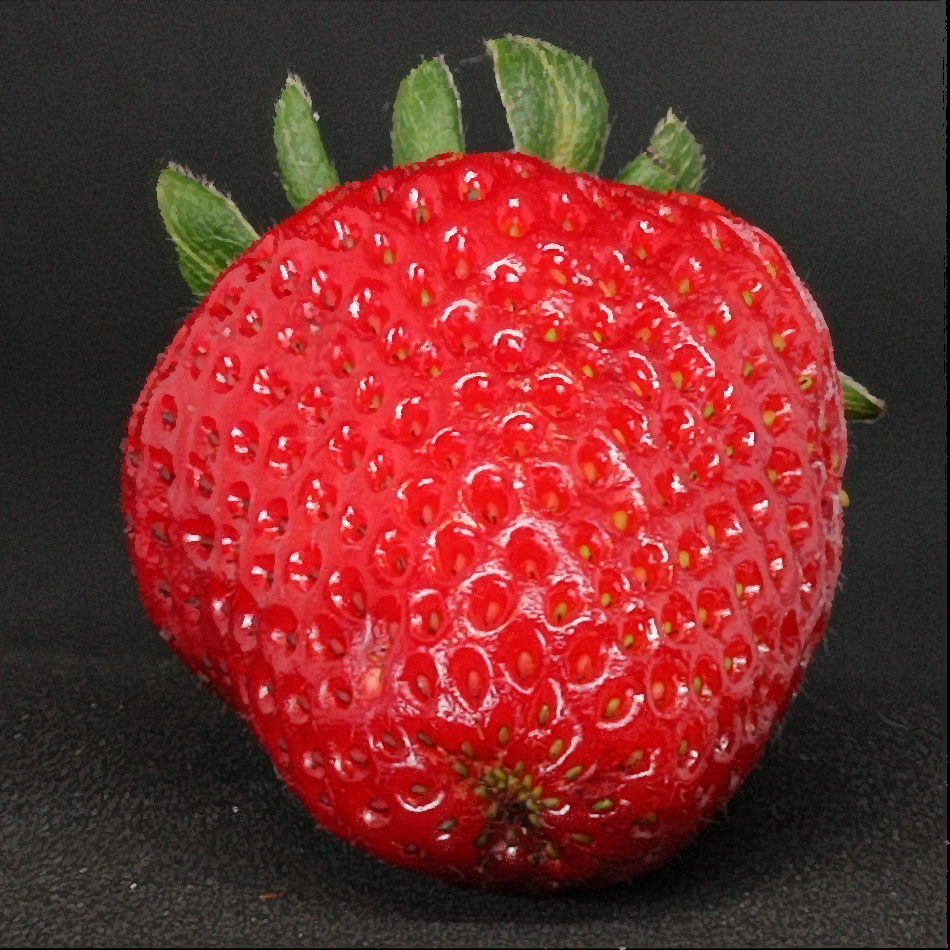
#> input picture strawberry_merged.png, 950 x 950 px
$ python -i focusstack.py   (imports and definitions only)   (older library calls are emulated)
#> lines starting #> are read from the running program, lines starting #| are printed output that depends on the picture
# Code in this file is based on: https://github.com/cmcguinness/focusstack
# The algorithm it uses is inspired by the high-level description given at:
# http://stackoverflow.com/questions/15911783/what-are-some-common-focus-stacking-algorithms

import numpy as np
import cv2

def findHomography(image_1_kp, image_2_kp, matches):
    image_1_points = np.zeros((len(matches), 1, 2), dtype=np.float32)
    image_2_points = np.zeros((len(matches), 1, 2), dtype=np.float32)

    for i in range(0,len(matches)):
        image_1_points[i] = image_1_kp[matches[i].queryIdx].pt
        image_2_points[i] = image_2_kp[matches[i].trainIdx].pt

    homography, mask = cv2.findHomography(image_1_points, image_2_points, cv2.RANSAC, ransacReprojThreshold=2.0)

    return homography

#   Align the images so they overlap properly...
def align_images(images):
    #   SIFT generally produces better results, but it is not FOSS, so chose the feature detector
    #   that suits the needs of your project.  ORB does OK
    use_sift = True
    outimages = []

    if use_sift:
        detector = cv2.xfeatures2d.SIFT_create()
    else:
        detector = cv2.ORB_create(1000)

    #   We assume that image 0 is the "base" image and align everything to it
    print("Detecting features of base image")
    outimages.append(images[0])
    image1gray = cv2.cvtColor(images[0],cv2.COLOR_BGR2GRAY)
    image_1_kp, image_1_desc = detector.detectAndCompute(image1gray, None)

    print("Aligning images")
    for i in range(1,len(images)):
        # print("Aligning image {}".format(i))
        image_i_kp, image_i_desc = detector.detectAndCompute(images[i], None)

        if use_sift:
            bf = cv2.BFMatcher()
            # This returns the top two matches for each feature point (list of list)
            pairMatches = bf.knnMatch(image_i_desc,image_1_desc, k=2)
            rawMatches = []
            for m,n in pairMatches:
                if m.distance < 0.7*n.distance:
                    rawMatches.append(m)
        else:
            bf = cv2.BFMatcher(cv2.NORM_HAMMING, crossCheck=True)
            rawMatches = bf.match(image_i_desc, image_1_desc)

        sortMatches = sorted(rawMatches, key=lambda x: x.distance)
        matches = sortMatches[0:128]

        hom = findHomography(image_i_kp, image_1_kp, matches)
        newimage = cv2.warpPerspective(images[i], hom, (images[i].shape[1], images[i].shape[0]), flags=cv2.INTER_LINEAR)

        outimages.append(newimage)
        # If you find that there's a large amount of ghosting, it may be because one or more of the input
        # images gets misaligned.  Outputting the aligned images may help diagnose that.
        # cv2.imwrite("aligned{}.png".format(i), newimage)

    return outimages

#   Compute the gradient map of the image
def doLap(image):

    # YOU SHOULD TUNE THESE VALUES TO SUIT YOUR NEEDS
    kernel_size = 5         # Size of the laplacian window
    blur_size = 5           # How big of a kernal to use for the gaussian blur
                            # Generally, keeping these two values the same or very close works well
                            # Also, odd numbers, please...

    blurred = cv2.GaussianBlur(image, (blur_size,blur_size), 0)
    return cv2.Laplacian(blurred, cv2.CV_64F, ksize=kernel_size)

#   This routine finds the points of best focus in all images and produces a merged result...
def focus_stack(unimages):
    images = align_images(unimages)

    print("Computing the laplacian of the blurred images")
    laps = []
    for i in range(len(images)):
        # print("Lap {}".format(i))
        laps.append(doLap(cv2.cvtColor(images[i],cv2.COLOR_BGR2GRAY)))

    laps = np.asarray(laps)
    print("Shape of array of laplacians = {}".format(laps.shape))

    output = np.zeros(shape=images[0].shape, dtype=images[0].dtype)
    abs_laps = np.absolute(laps)
    maxima = abs_laps.max(axis=0)
    bool_mask = abs_laps == maxima
    mask = bool_mask.astype(np.uint8)
    for i in range(0,len(images)):
        output = cv2.bitwise_not(images[i],output, mask=mask[i])

    return 255-output, mask

>>> import cv2
>>> picture = cv2.imread('strawberry_merged.png', cv2.IMREAD_GRAYSCALE)
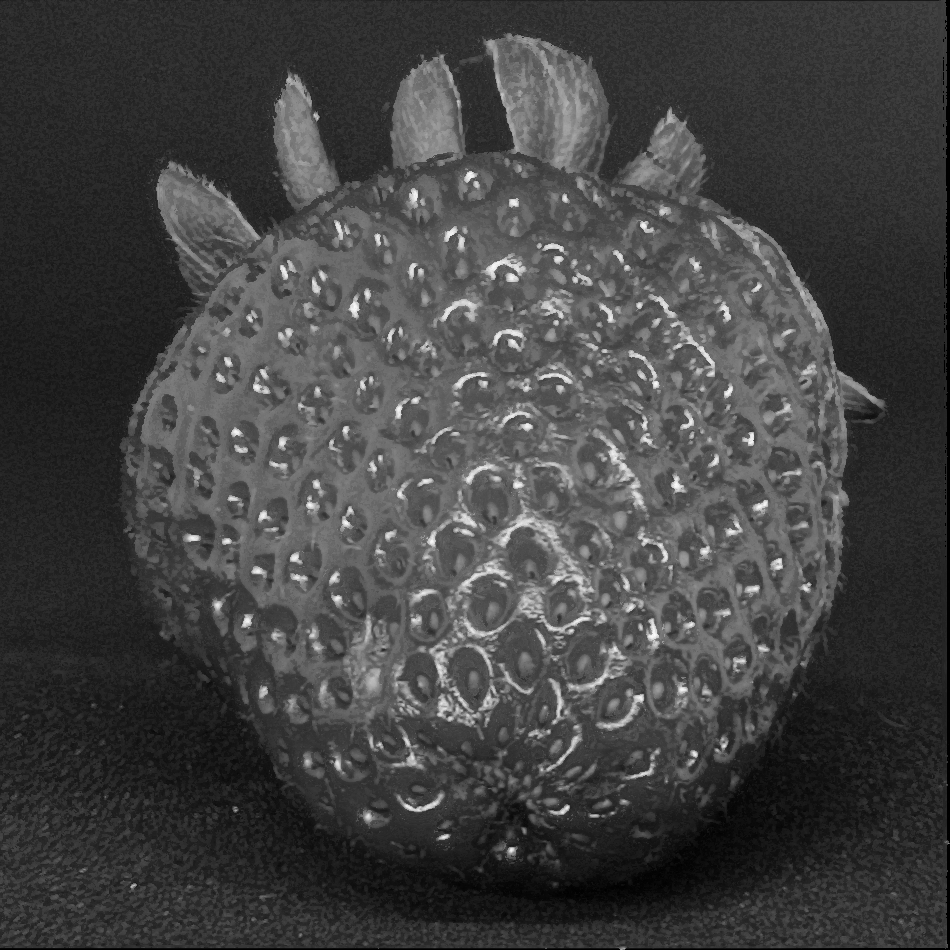
#> picture: shape (950, 950); min 0, max 251, mean 66.5
#> (the run stopped early here; a loop or call above may not have finished)
